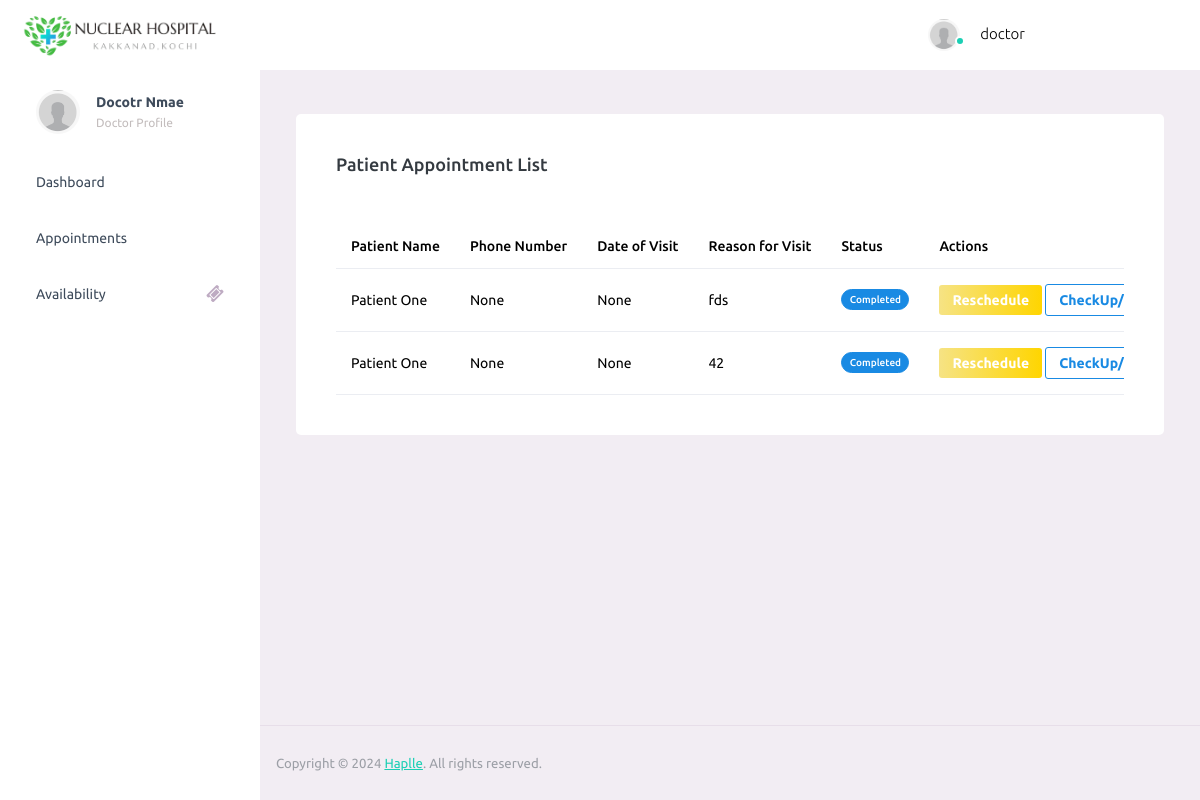
/doctor/appointments/ (signed in), run on an earlier commit of the app's database.
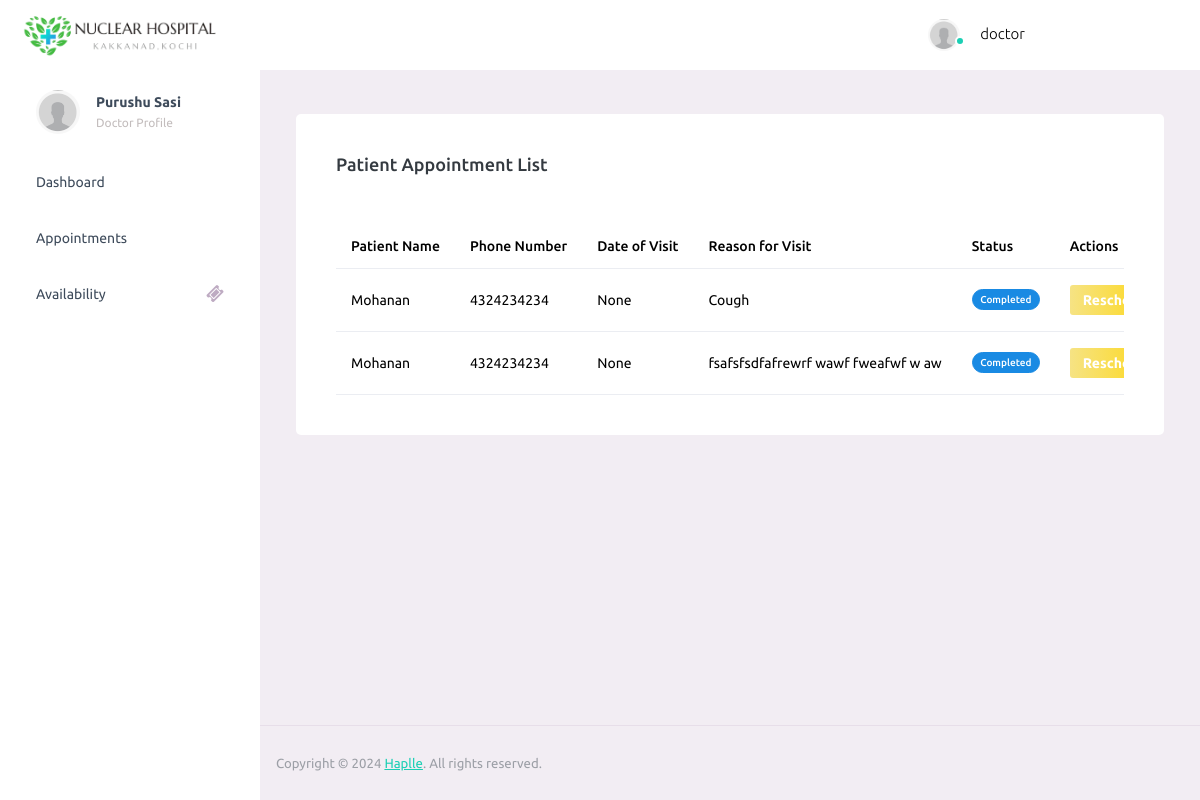
And on a later commit of the database.
### hospital/models.py (models this page shows, shortened)
class UserProfile(models.Model):
    USER_TYPE_CHOICES = (
        ('patient', 'Patient'),
        ('doctor', 'Doctor'),
        ('admin', 'Admin'),
    )
    DEPARTMENTS = (
        ('cardiology', 'Cardiology'),
        ('neurology', 'Neurology'),
        ('oncology', 'Oncology'),
        ('orthopedics', 'Orthopedics'),
        ('pediatrics', 'Pediatrics'),
        ('gynaecology', 'Gynaecology'),
        ('general', 'General'),
        ('emergency', 'Emergency'),
    )
    STATUS = (
        ('pending', 'Pending'),
        ('confirmed', 'Confirmed'),
        ('cancelled', 'Cancelled'),
    )
    user = models.OneToOneField(User, on_delete=models.CASCADE, related_name='profile')
    username = models.CharField(max_length=20, blank=True, null=True)
    name = models.CharField(max_length=20, blank=True, null=True)
    age = models.IntegerField(blank=True, null=True)
    address = models.TextField(blank=True, null=True)
    email = models.EmailField(max_length=50, blank=True, null=True)
    department = models .CharField(max_length=20, choices=DEPARTMENTS, blank=True, null=True)
    phone_no = models.CharField(max_length=20, blank=True, null=True)
    first_name = models.CharField(max_length=20, blank=True, null=True)
    last_name = models.CharField(max_length=20, blank=True, null=True)
    user_type = models.CharField(max_length=10, choices=USER_TYPE_CHOICES)
    status = models.CharField(max_length=10, choices=STATUS, default='pending')
    doctor_availability = models.BooleanField(default=False)

class Appointment(models.Model):
    APPOINTMENT_STATUS = (
        ('pending', 'Pending'),
        ('confirmed', 'Confirmed'),
        ('rescheduled', 'Rescheduled'),
        ('cancelled', 'Cancelled'),
        ('completed', 'Completed'),
    )
    patient = models.ForeignKey(
        User,
        on_delete=models.CASCADE,
        related_name='appointments_as_patient',
        limit_choices_to={'profile__user_type': 'patient'}
    )
    doctor = models.ForeignKey(
        User,
        on_delete=models.CASCADE,
        related_name='appointments_as_doctor',
        limit_choices_to={'profile__user_type': 'doctor'}
    )
    dob = models.DateField(null=True)
    appointment_date = models.DateTimeField(null=True)
    reason_for_visit = models.TextField(blank=True, null=True)
    status = models.CharField(max_length=15, choices=APPOINTMENT_STATUS, default='pending')
    created_at = models.DateTimeField(auto_now_add=True)
    updated_at = models.DateTimeField(auto_now=True)
    payment_status = models.BooleanField(default=False)

### hospital/views.py (the view)
# urls.py: path('doctor/appointments/', views.doctor_appointments_view, name='doctor_appointments'),
@login_required
def doctor_appointments_view(request):
    user = request.user
    user_profile = get_object_or_404(UserProfile, user=user)
    checkup = CheckupDetails.objects.all()
    appointments = Appointment.objects.filter(doctor=user)
    return render(request, 'doctor/doctor_appointments.html', {'appointments': appointments, 'checkup':checkup, 'user_profile': user_profile})

### hospital/templates/doctor/doctor_appointments.html (shortened to what this page needs)
{% extends 'doctor/dashboard.html' %}
{% block content %}
<div class="row">
    <div class="col-12 grid-margin">
      <div class="card">
        <div class="card-body">
          <h4 class="card-title">Patient Appointment List</h4>
          <br>
      <br>
          <div class="table-responsive">
            <table class="table">
              <thead>
                <tr>
                  <th> Patient Name </th>
                  <th> Phone Number </th>
                  <th> Date of Visit </th>
                  <th> Reason for Visit </th>
                  <th> Status </th>
                  <th> Actions </th>
                </tr>
              </thead>
              <tbody>
                {% for appointment in appointments %}
                <tr>
                  <td> {{ appointment.patient.profile.name }}  </td>
                  <td> {{ appointment.patient.profile.phone_no }} </td>
                  <td> {{ appointment.appointment_date }} </td>
                  <td> {{ appointment.reason_for_visit }} </td>
                  <td>
                    {% if appointment.status == 'pending' %}
                        <label class="badge badge-danger">Pending</label>
                    {% elif appointment.status == 'confirmed' %}
                        <label class="badge badge-success">Confirmed</label>
                    {% elif appointment.status == 'rescheduled' %}
                        <label class="badge badge-warning">Rescheduled</label>
                    {% elif appointment.status == 'cancelled' %}
                        <label class="badge badge-info">Cancelled</label>
                    {% elif appointment.status == 'completed' %}
                        <label class="badge badge-info">Completed</label>
                    {% endif %}
                </td>
                  <td>
                    {% if appointment.status == 'pending' %}
                    <form method="post" action="{% url 'confirm_appointment' appointment.id %}" style="display:inline;">
                      {% csrf_token %}
                      <button class="btn btn-gradient-success btn-sm" type="submit">Confirm</button>
                    </form>
                    <form method="post" action="{% url 'reject_appointment' appointment.id %}" style="display:inline;">
                      {% csrf_token %}
                      <button class="btn btn-gradient-danger btn-sm" type="submit">Reject</button>
                    </form>
                    {% else %}
                    <a class="btn btn-gradient-warning btn-sm" href="{% url 'doctor_reschedule_appointment' appointment.id %}">Reschedule</a>
                    {% if checkup.checkup_status %}
                                <a class="btn btn-outline-success btn-sm" href="{% url 'doctor_checkup' appointment.id %}">Check Up</a>
                        {% else %}
                        <a class="btn btn-outline-info btn-sm" href="{% url 'doctor_checkup' appointment.id %}">CheckUp/Update</a>
                        {% endif %}
                    {% endif %}
                  </td>
                </tr>
                {% empty %}
                <tr>
                  <td colspan="5" class="text-center">No appointments found.</td>
                </tr>
                {% endfor %}
              </tbody>
            </table>
          </div>
        </div>
      </div>
    </div>
  </div>
{% endblock %}

### hospital/templates/doctor/dashboard.html (shortened to what the changed rows need)
<!DOCTYPE html>
<html lang="en">
  <head>
    {% load static %}
    <link rel="stylesheet" href="{% static 'patient/assets/vendors/mdi/css/materialdesignicons.min.css' %}">
    <link rel="stylesheet" href="{% static 'patient/assets/vendors/ti-icons/css/themify-icons.css' %}">
    <link rel="stylesheet" href="{% static 'patient/assets/vendors/css/vendor.bundle.base.css' %}">
    <link rel="stylesheet" href="{% static 'patient/assets/vendors/font-awesome/css/font-awesome.min.css' %}">
    <link rel="stylesheet" href="{% static 'patient/assets/vendors/font-awesome/css/font-awesome.min.css' %}" />
    <link rel="stylesheet" href="{% static 'patient/assets/vendors/bootstrap-datepicker/bootstrap-datepicker.min.css' %}">
    <link rel="stylesheet" href="{% static 'patient/assets/css/style.css' %}">
  </head>
  <body>
    <div class="container-scroller">
      <div class="container-fluid page-body-wrapper">
        <nav class="sidebar sidebar-offcanvas" id="sidebar">
          <ul class="nav">
            <li class="nav-item nav-profile">
              <a href="#" class="nav-link">
                <div class="nav-profile-text d-flex flex-column">
                  <span class="font-weight-bold mb-2">{{ user_profile.name }}</span>
                  <span class="text-secondary text-small">Doctor Profile</span>
                </div>
              </a>
            </li>
          </ul>
        </nav>
        <div class="main-panel">
          <div class="content-wrapper">
{% block content %}{% endblock %}
          </div>
        </div>
      </div>
    </div>
  </body>
</html>

What changed in the data, as far as the page shows it:
removed Appointment: patient.profile.name "Patient One", patient.profile.phone_no "None", appointment_date "None", reason_for_visit "fds", status "Completed"
removed Appointment: patient.profile.name "Patient One", patient.profile.phone_no "None", appointment_date "None", reason_for_visit "42", status "Completed"
changed UserProfile: name "Docotr Nmae" → "Purushu Sasi"
added Appointment: patient.profile.name "Mohanan", patient.profile.phone_no "4324234234", appointment_date "None", reason_for_visit "Cough", status "Completed"
added Appointment: patient.profile.name "Mohanan", patient.profile.phone_no "4324234234", appointment_date "None", reason_for_visit "fsafsfsdfafrewrf wawf fweafwf w aw", status "Completed"
